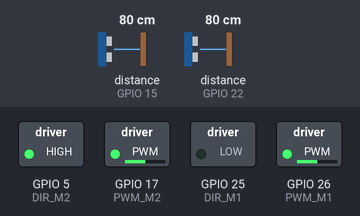
Bench run of a sketch on a simulated ESP32. Shown: switched loads named in the sketch (green lamp = pin HIGH). Wiring (inferred from the names in the program): 2 × ultrasonic range finder: trigger GPIO 21, echo GPIO 15 / trigger GPIO 23, echo GPIO 22. Dashed ring = blinking. The inputs (shaded band) are chosen by the test bench; at power-on: distance to the obstacle (sensors on GPIO 15, GPIO 22) 80 cm. The echo pulse lasts 58.3 µs per cm; pins used as bus, display or sensor lines are not drawn.

Above: at 4.2 s.
4.3 s: distance to the obstacle (sensor on GPIO 15) set to 23 cm
5.8 s: distance to the obstacle (sensor on GPIO 15) set to 18 cm
At 7.8 s:
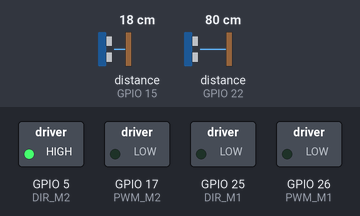
8.8 s: distance to the obstacle (sensor on GPIO 22) set to 20 cm
11.0 s: distance to the obstacle (sensor on GPIO 22) set to 15 cm
At 11.8 s:
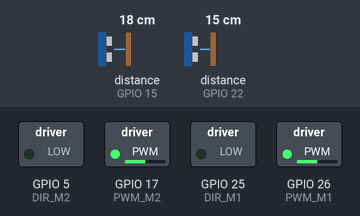
14.0 s: distance to the obstacle (sensor on GPIO 22) set to 18 cm
At 14.9 s:
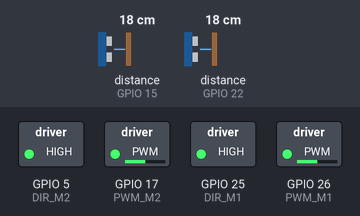
17.0 s: distance to the obstacle (sensor on GPIO 22) set to 2 cm
At 18.8 s:
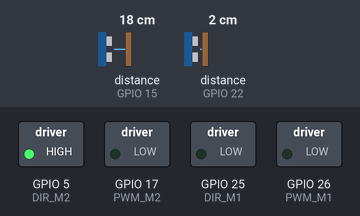
Timing chart, 0 to 21.0 s (numbered marks = the images above; inputs shaded):
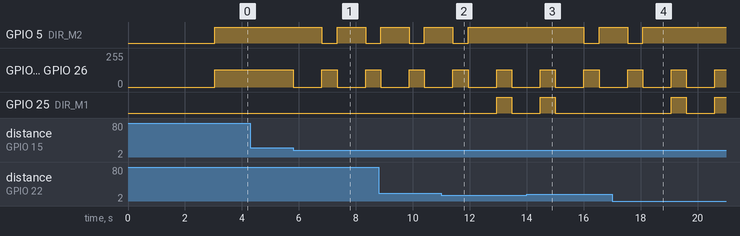

The sketch:

evitement_obstacle.ino
```cpp
// Test : le robot avance et contourne les obstacles avec ses deux capteurs ultrason.
// Il démarre 3 secondes après la mise sous tension, le temps de le poser au sol.

const int DIR_M1 = 25, PWM_M1 = 26;
const int DIR_M2 = 5, PWM_M2 = 17;
const int TRIG_1 = 23, ECHO_1 = 22;
const int TRIG_2 = 21, ECHO_2 = 15;
const int VITESSE = 128;
const int SEUIL_CM = 20;

void moteurs(int sensM1, int sensM2, int vitesse) {
  digitalWrite(DIR_M1, sensM1);
  digitalWrite(DIR_M2, sensM2);
  ledcWrite(PWM_M1, vitesse);
  ledcWrite(PWM_M2, vitesse);
}

long lireDistance(int trig, int echo) {
  digitalWrite(trig, LOW);
  delayMicroseconds(2);
  digitalWrite(trig, HIGH);
  delayMicroseconds(10);
  digitalWrite(trig, LOW);
  const unsigned long duree = pulseIn(echo, HIGH, 25000);
  if (duree == 0) return 400;  // Pas d'écho : rien devant le capteur.
  return duree * 0.034 / 2;
}

void setup() {
  pinMode(DIR_M1, OUTPUT);
  pinMode(DIR_M2, OUTPUT);
  ledcAttach(PWM_M1, 500, 8);
  ledcAttach(PWM_M2, 500, 8);
  pinMode(TRIG_1, OUTPUT);
  pinMode(ECHO_1, INPUT);
  pinMode(TRIG_2, OUTPUT);
  pinMode(ECHO_2, INPUT);
  delay(3000);
}

void loop() {
  const long d1 = lireDistance(TRIG_1, ECHO_1);
  delay(30);  // Je mesure un capteur à la fois pour éviter qu'ils se perturbent.
  const long d2 = lireDistance(TRIG_2, ECHO_2);

  if (d1 < SEUIL_CM || d2 < SEUIL_CM) {
    moteurs(LOW, HIGH, 0);
    delay(1000);

    // Je tourne du côté où l'obstacle est le plus loin.
    if (d1 < d2) moteurs(HIGH, HIGH, VITESSE);
    else moteurs(LOW, LOW, VITESSE);
    delay(500);
  } else {
    moteurs(LOW, HIGH, VITESSE);
  }
}
```

Measured:
- the behaviour switches between 21 and 20 cm on distance to the obstacle (sensor on GPIO 15) (found by bisection; images 0 and 1)
- the behaviour switches between 18 and 17 cm on distance to the obstacle (sensor on GPIO 22) (found by bisection; images 1 and 2)
- after the input at 4.3 s, every drawn part: stays the same
- after the input at 5.8 s, GPIO 5 (DIR_M2): HIGH → LOW after 1.0 s, → HIGH 0.54 s later, → LOW 1.0 s later; GPIO 17 (PWM_M2), GPIO 26 (PWM_M1): alternates 128/255 for 0.54 s and 0/255 for 1.0 s, starting at once
- after the input at 11.0 s, GPIO 5 (DIR_M2): goes on until 11.9 s, then stays HIGH; GPIO 25 (DIR_M1): LOW → HIGH after 1.9 s, → LOW 0.53 s later
- after the input at 14.0 s, GPIO 5 (DIR_M2): HIGH → LOW after 2.0 s, → HIGH 0.53 s later; GPIO 25 (DIR_M1): goes on until 15.0 s, then stays LOW
- after the input at 17.0 s, GPIO 5 (DIR_M2): goes on until 18.1 s, then stays HIGH; GPIO 25 (DIR_M1): LOW → HIGH after 2.1 s, → LOW 0.53 s later, → HIGH 1.0 s later
